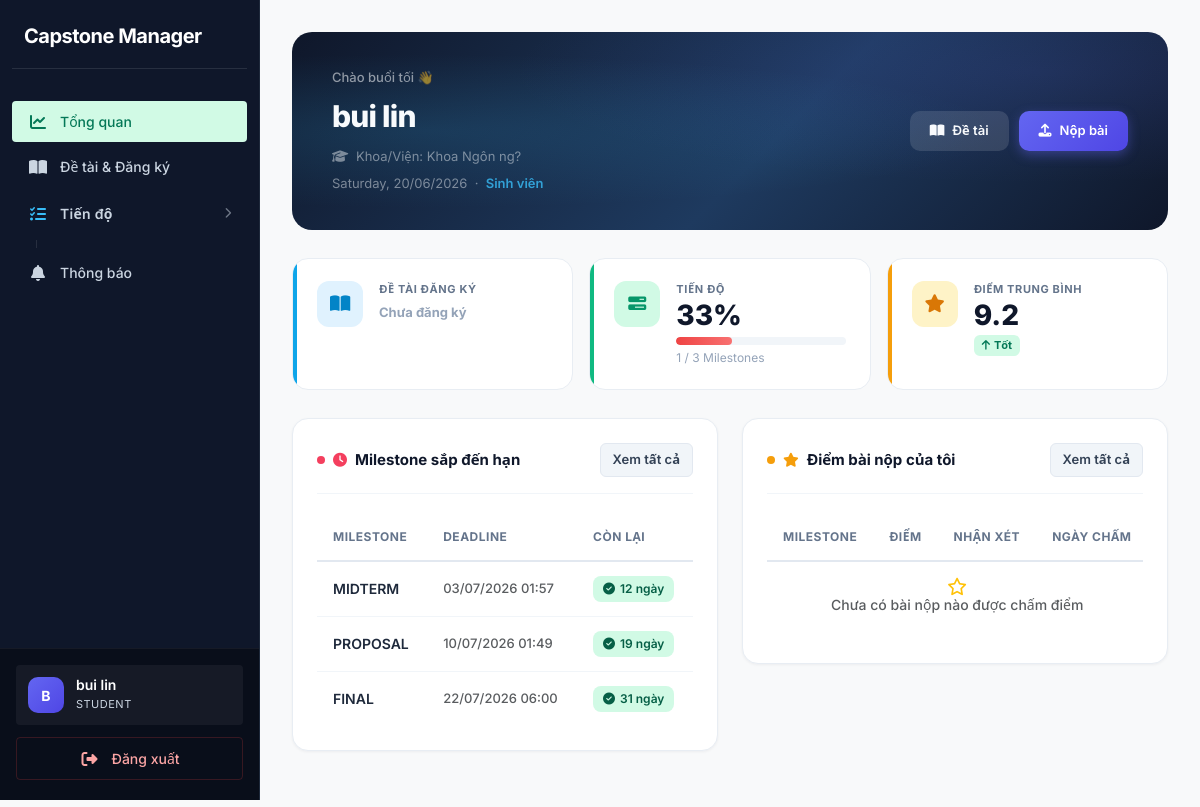
The page /index.php?page=dashboard (signed in) on the database its author committed.
### tables this page shows
CREATE TABLE `students` (
  `id` int(11) NOT NULL,
  `user_id` int(11) DEFAULT NULL,
  `full_name` varchar(150) DEFAULT NULL,
  `faculty` varchar(100) DEFAULT NULL,
  `created_at` timestamp NOT NULL DEFAULT current_timestamp()
);

CREATE TABLE `milestones` (
  `id` int(11) NOT NULL,
  `title` enum('proposal','midterm','final') DEFAULT NULL,
  `deadline` datetime DEFAULT NULL,
  `semester_id` int(11) DEFAULT NULL,
  `created_at` timestamp NOT NULL DEFAULT current_timestamp()
);

### app/services/ProgressService.php (called while the page is built)
<?php
class ProgressService {
    public static function getStudentProgress($studentId) {
        $db = Database::getInstance()->getConnection();
        $stmt = $db->prepare("SELECT * FROM student_progress WHERE id = ?");
        $stmt->execute([$studentId]);
        $row = $stmt->fetch(PDO::FETCH_ASSOC);
        $totalSubmissions = $row ? (int)$row['total_submissions'] : 0;
        $averageScore = $row ? (float)$row['average_score'] : 0;
        $stmtMs = $db->query("SELECT COUNT(*) FROM milestones");
        $totalMilestones = (int)$stmtMs->fetchColumn();
        $percentage = 0;
        if ($totalMilestones > 0) {
            $percentage = min(100, round(($totalSubmissions / $totalMilestones) * 100));
        }
        return [
            'total_submissions' => $totalSubmissions,
            'average_score' => $averageScore,
            'progress_percentage' => $percentage,
            'total_milestones' => $totalMilestones
        ];
    }
}

### app/views/dashboard/student_dashboard.php (the view, shortened to what this page needs)
<?php require '../app/views/layouts/header.php'; ?>
<?php require '../app/views/layouts/sidebar.php'; ?>
<?php
    $hour     = (int)date('H');
    $greet    = $hour < 12 ? 'Chào buổi sáng' : ($hour < 18 ? 'Chào buổi chiều' : 'Chào buổi tối');
    $uname    = htmlspecialchars($student['full_name'] ?? explode('@', ($_SESSION['user']['email'] ?? ''))[0]);
    $pct      = $progress['progress_percentage'] ?? 0;
    $avgScore = (float)($progress['average_score'] ?? 0);
    $totalMs  = $progress['total_milestones']    ?? 0;
    $doneMs   = $progress['total_submissions']   ?? 0;
?>
<div class="main-content">
    <div class="dash-hero">
        <div class="dash-hero-left">
            <div class="dash-greeting"><?= $greet ?> 👋</div>
            <div class="dash-username"><?= $uname ?></div>
            <div class="dash-meta" style="margin-top:8px">
                <i class="fa-solid fa-graduation-cap me-1"></i>
                Khoa/Viện: <?= htmlspecialchars($student['faculty'] ?? 'Chưa cập nhật') ?>
            </div>
            <div class="dash-meta" style="margin-top:8px">
                <?= date('l, d/m/Y') ?> &nbsp;·&nbsp; <span>Sinh viên</span>
            </div>
        </div>
        <div class="dash-hero-right">
            <a href="index.php?page=topic-create" class="btn-hero btn-hero-primary">
                <i class="fa-solid fa-book-open"></i> Đề tài
            </a>
            <a href="index.php?page=submission-create" class="btn-hero btn-hero-accent">
                <i class="fa-solid fa-upload"></i> Nộp bài
            </a>
        </div>
    </div>
    <div class="kpi-grid" style="grid-template-columns: repeat(3,1fr)">
        <div class="kpi-card blue">
            <div class="kpi-icon"><i class="fa-solid fa-book-open"></i></div>
            <div class="kpi-body">
                <div class="kpi-label">Đề tài đăng ký</div>
                <div style="font-size:15px;font-weight:700;color:#0f172a;margin-top:4px;
                            white-space:nowrap;overflow:hidden;text-overflow:ellipsis;max-width:180px"
                     title="<?= htmlspecialchars($registeredTopic['title'] ?? 'Chưa đăng ký') ?>">
                    <?= $registeredTopic
                        ? htmlspecialchars($registeredTopic['title'])
                        : '<span style="color:#94a3b8;font-size:13px">Chưa đăng ký</span>' ?>
                </div>
            </div>
        </div>
        <div class="kpi-card green">
            <div class="kpi-icon"><i class="fa-solid fa-bars-progress"></i></div>
            <div class="kpi-body">
                <div class="kpi-label">Tiến độ</div>
                <div class="kpi-value"><?= $pct ?>%</div>
                <div style="margin-top:8px">
                    <div class="workload-bar">
                        <div class="workload-bar-fill <?= $pct>=80?'workload-ok':($pct>=40?'workload-warn':'workload-full') ?>"
                             style="width:<?= $pct ?>%"></div>
                    </div>
                    <div class="kpi-sub"><?= $doneMs ?> / <?= $totalMs ?> Milestones</div>
                </div>
            </div>
        </div>
        <div class="kpi-card amber">
            <div class="kpi-icon"><i class="fa-solid fa-star"></i></div>
            <div class="kpi-body">
                <div class="kpi-label">Điểm trung bình</div>
                <div class="kpi-value"><?= number_format($avgScore,1) ?></div>
                <div class="kpi-sub">
                    <span class="kpi-badge <?= $avgScore>=7?'up':($avgScore>=5?'neu':'down') ?>">
                        <i class="fa-solid fa-<?= $avgScore>=7?'arrow-up':($avgScore>=5?'minus':'arrow-down') ?>"></i>
                        <?= $avgScore>=7?'Tốt':($avgScore>=5?'Trung bình':'Cần cải thiện') ?>
                    </span>
                </div>
            </div>
        </div>
    </div>
    <div class="row g-4">
        <div class="col-lg-6">
            <div class="dash-box">
                <div class="dash-box-header">
                    <div class="dash-box-title">
                        <span class="title-dot" style="background:#f43f5e"></span>
                        <i class="fa-solid fa-clock" style="color:#f43f5e;font-size:14px"></i>
                        Milestone sắp đến hạn
                    </div>
                    <a href="index.php?page=milestones" class="btn btn-light btn-sm">Xem tất cả</a>
                </div>
                <div class="table-responsive">
                    <table class="table">
                        <thead>
                            <tr><th>Milestone</th><th>Deadline</th><th>Còn lại</th></tr>
                        </thead>
                        <tbody>
                        <?php if (!empty($upcomingMilestones)): ?>
                            <?php foreach ($upcomingMilestones as $ms): ?>
                                <?php
                                    $diff = strtotime($ms['deadline']) - time();
                                    $days = max(0, floor($diff / 86400));
                                    $cls  = $days < 3 ? 'urgent' : ($days < 7 ? 'warning' : 'ok');
                                    $ico  = $days < 3 ? 'circle-exclamation' : ($days < 7 ? 'triangle-exclamation' : 'circle-check');
                                ?>
                                <tr>
                                    <td class="fw-semibold text-uppercase"><?= htmlspecialchars($ms['title']) ?></td>
                                    <td class="text-muted" style="font-size:13px"><?= date('d/m/Y H:i', strtotime($ms['deadline'])) ?></td>
                                    <td>
                                        <span class="deadline-badge <?= $cls ?>">
                                            <i class="fa-solid fa-<?= $ico ?>"></i><?= $days ?> ngày
                                        </span>
                                    </td>
                                </tr>
                            <?php endforeach; ?>
                        <?php endif; ?>
                        </tbody>
                    </table>
                </div>
            </div>
        </div>
        <div class="col-lg-6">
            <div class="dash-box">
                <div class="dash-box-header">
                    <div class="dash-box-title">
                        <span class="title-dot" style="background:#f59e0b"></span>
                        <i class="fa-solid fa-star" style="color:#f59e0b;font-size:14px"></i>
                        Điểm bài nộp của tôi
                    </div>
                    <a href="index.php?page=submissions" class="btn btn-light btn-sm">Xem tất cả</a>
                </div>
                <div class="table-responsive">
                    <table class="table">
                        <thead>
                            <tr><th>Milestone</th><th>Điểm</th><th>Nhận xét</th><th>Ngày chấm</th></tr>
                        </thead>
                        <tbody>
                        <?php if (!empty($myScores)): ?>
                            <?php foreach ($myScores as $sc): ?>
                                <?php
                                    $sv = (float)$sc['score'];
                                    $badgeCls = $sv >= 8 ? 'up' : ($sv >= 5 ? 'neu' : 'down');
                                ?>
                                <tr>
                                    <td class="fw-semibold text-uppercase"><?= htmlspecialchars($sc['milestone']) ?></td>
                                    <td>
                                        <span class="kpi-badge <?= $badgeCls ?>" style="font-size:13px;padding:4px 10px">
                                            <i class="fa-solid fa-star" style="font-size:10px"></i>
                                            <?= $sv ?>/10
                                        </span>
                                    </td>
                                    <td class="text-muted" style="font-size:12px;max-width:120px;overflow:hidden;text-overflow:ellipsis;white-space:nowrap"
                                        title="<?= htmlspecialchars($sc['feedback'] ?? '') ?>">
                                        <?= htmlspecialchars($sc['feedback'] ?? '—') ?>
                                    </td>
                                    <td class="text-muted" style="font-size:12px"><?= date('d/m/Y', strtotime($sc['graded_at'])) ?></td>
                                </tr>
                            <?php endforeach; ?>
                        <?php else: ?>
                            <tr><td colspan="4" class="text-center text-muted py-4">
                                Chưa có bài nộp nào được chấm điểm
                            </td></tr>
                        <?php endif; ?>
                        </tbody>
                    </table>
                </div>
            </div>
        </div>
    </div>
</div>
<?php require '../app/views/layouts/footer.php'; ?>

### rows shown on the page
students: full_name "bui lin", faculty "Khoa Ngôn ng?"
milestones: title "MIDTERM", deadline "03/07/2026 01:57"
milestones: title "PROPOSAL", deadline "10/07/2026 01:49"
milestones: title "FINAL", deadline "22/07/2026 06:00"

### other values the page prints
$avatarChar "B"
$displayName "bui lin"
$_SESSION['user']['role'] "STUDENT"
$pct "33"
$doneMs "1"
$totalMs "3"
$avgScore "9.2"
